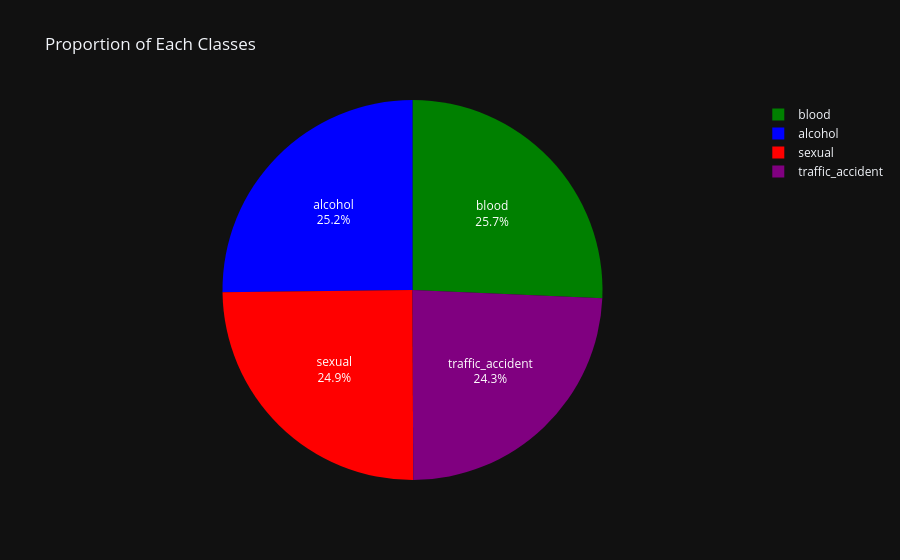

This figure's notebook cell:
### Code cell
fig = go.Figure(data=[go.Pie(
    labels=class_names,
    values=train_counts,
    textinfo='percent+label',
    marker=dict(colors=['blue', 'green', 'red', 'purple']),
)])

fig.update_layout(
    title="Proportion of Each Classes",
    template="plotly_dark",
)

fig.show()

### Figure 1 — Plotly figure (JSON) as saved in the notebook; plotly's stock layout.template omitted (floating-point values rounded to 4 significant figures)
{"data": [{"labels": ["alcohol", "blood", "sexual", "traffic_accident"], "marker": {"colors": ["blue", "green", "red", "purple"]}, "textinfo": "percent+label", "values": [403, 411, 398, 388], "type": "pie"}], "layout": {"title": {"text": "Proportion of Each Classes"}}}
